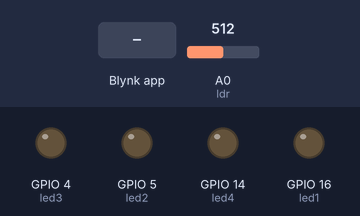
Recording of a sketch running on a simulated ESP8266 (NodeMCU). Parts: output pins drawn as LEDs (lit = HIGH). Inputs (shaded band) come from the test bench; at power-on: A0 (ldr) = 512. WiFi joins after 1.5 s; servers stay silent unless stated.

Above: at 3.0 s.
3.1 s: A0 (ldr) set to 491
At 5.0 s:
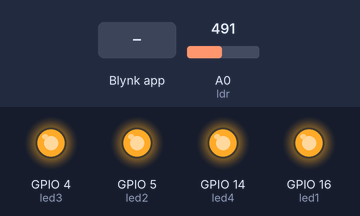
5.3 s: Blynk app writes 0 to V0
At 5.7 s:
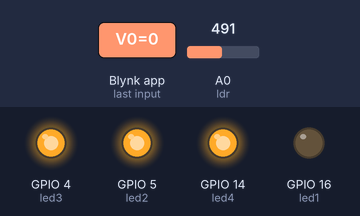
7.3 s: Blynk app writes 0 to V1
At 7.7 s:
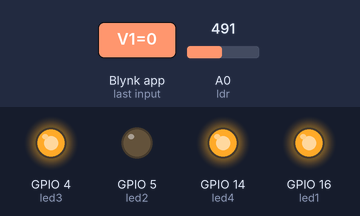
9.3 s: Blynk app writes 0 to V2
At 9.7 s:
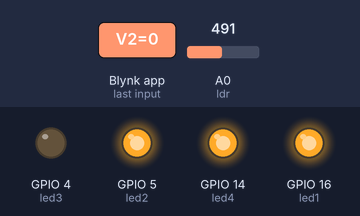
11.3 s: Blynk app writes 0 to V3
At 11.7 s:
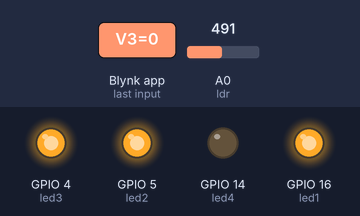
13.3 s: A0 (ldr) set to 510
At 15.1 s:
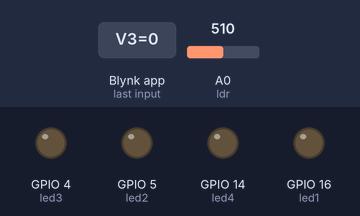
Timing chart, 0 to 16.3 s (numbered marks = the images above; inputs shaded):
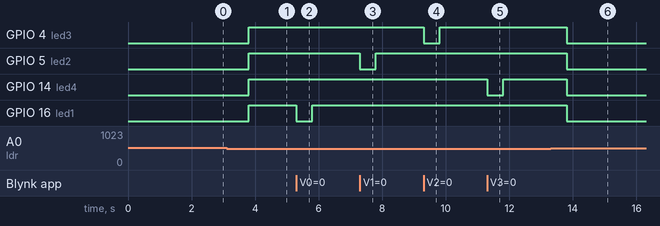

The sketch:

NodeMCU_led_and_ldr_Blynk.ino
```cpp
#define BLYNK_PRINT Serial

#include<BlynkSimpleEsp8266.h>
#include<ESP8266WiFi.h>

char auth[] = "cRgROgMdCXdnv360d6SK_0oT0d5rx5v7";
char ssid[] = "Crystal Rock 11";
char pass[] = "Ambrish11";

BlynkTimer timer;
int led1 = 16;
int led2 = 5;
int led3 = 4;
int led4 = 14;
int ldr = A0;
int led1State;
int led2State;
int led3State;
int led4State;

void ldrsensor()
{
  int ldr_value = analogRead(ldr);
  if(ldr_value<500)
  {
    digitalWrite(led1,HIGH);
    digitalWrite(led2,HIGH);
    digitalWrite(led3,HIGH);
    digitalWrite(led4,HIGH);
  }
  else
  {
    digitalWrite(led1,led1State);
    digitalWrite(led2,led2State);
    digitalWrite(led3,led3State);
    digitalWrite(led4,led4State);
  }
}

void setup()
{
  Serial.begin(9600);
  Blynk.begin(auth, ssid, pass);
  timer.setInterval(1000, ldrsensor);
  pinMode(led1,OUTPUT);
  pinMode(led2,OUTPUT);
  pinMode(led3,OUTPUT);
  pinMode(led4,OUTPUT);
  pinMode(ldr,INPUT);
  digitalWrite(led1,LOW);
  digitalWrite(led2,LOW);
  digitalWrite(led3,LOW);
  digitalWrite(led4,LOW);
}

BLYNK_WRITE(V0)
{
  led1State = param.asInt();
  digitalWrite(led1,led1State);
}

BLYNK_WRITE(V1)
{
  led2State = param.asInt();
  digitalWrite(led2,led2State);
}

BLYNK_WRITE(V2)
{
  led3State = param.asInt();
  digitalWrite(led3,led3State);
}

BLYNK_WRITE(V3)
{
  led4State = param.asInt();
  digitalWrite(led4,led4State);
}

void loop()
{
  Blynk.run();
  timer.run();
}
```

Measured:
- the behaviour switches between 500 and 499 on A0 (ldr) (found by bisection; images 0 and 1)
- after the input at 3.1 s, GPIO 4 (led3), GPIO 5 (led2), GPIO 14 (led4), GPIO 16 (led1): LOW → HIGH after 0.70 s
- after the input at 5.3 s, GPIO 16 (led1): HIGH → LOW at once, → HIGH 0.50 s later
- after the input at 7.3 s, GPIO 5 (led2): HIGH → LOW at once, → HIGH 0.50 s later
- after the input at 9.3 s, GPIO 4 (led3): HIGH → LOW at once, → HIGH 0.50 s later
- after the input at 11.3 s, GPIO 14 (led4): HIGH → LOW at once, → HIGH 0.50 s later
- after the input at 13.3 s, GPIO 4 (led3), GPIO 5 (led2), GPIO 14 (led4), GPIO 16 (led1): HIGH → LOW after 0.50 s
